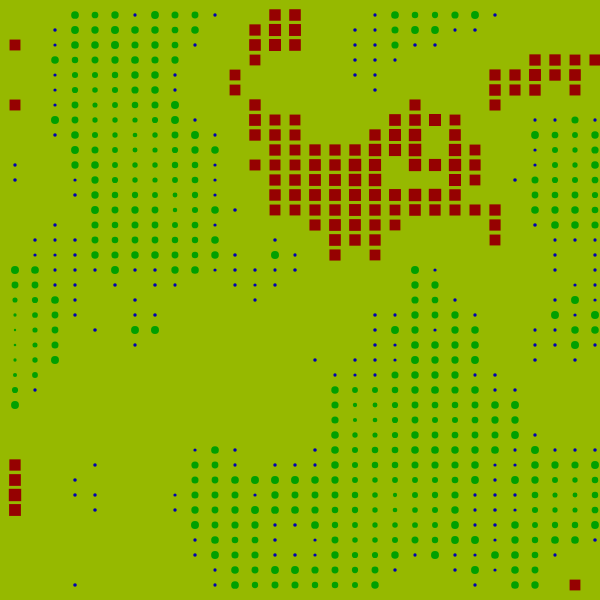
Frame 1 (no input)
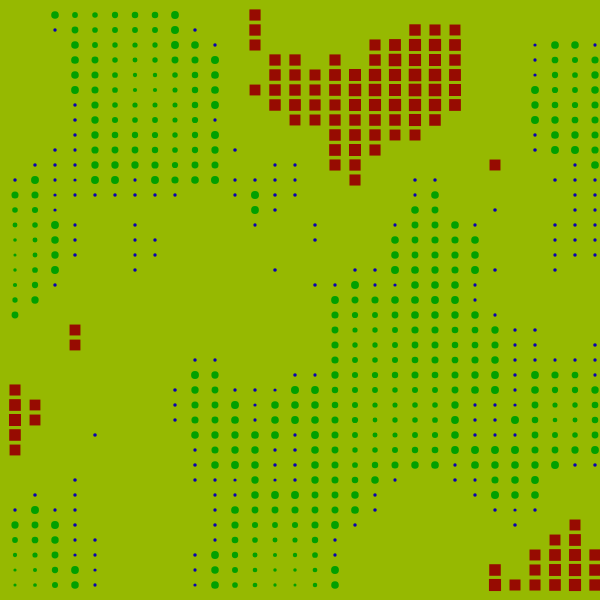
Frame 60 (no input)
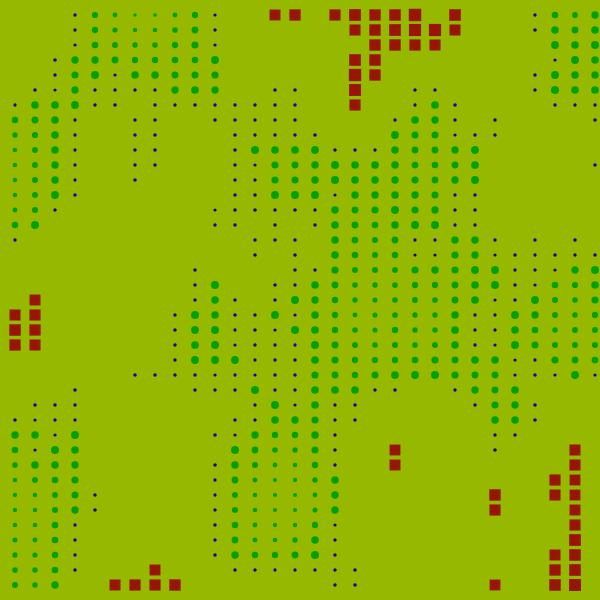
Frame 120 (the mouse pressed at the canvas centre since frame 60)

The p5.js sketch that drew these frames (run headless with seeded random() and noise() and a simulated clock; from frame 60 on, the mouse is pressed at the canvas centre):

// p5.js sketch
// ── sketch.js
//Based on Justin's Mapping Noise example at https://compform.net/noise/

// require https://cdnjs.cloudflare.com/ajax/libs/p5.js/0.5.14/p5.js

function setup() {
  let cnv = createCanvas(600, 600);
  ellipseMode(CENTER);
  rectMode(CENTER)
  noStroke();
  // frameRate(60);
}


function draw() {
  let n;
  // background(n*millis(),48*n,160);
  background(150, 185, noise(millis() + 0.0002));


  for (let y = 15; y < height; y += 15) {
    for (let x = 15; x < width; x += 20) {

      // vary over x
      // n = noise(x);

      // vary over y
      // n = noise(y);

      // vary over x + y
      // n = noise(x + y);

      // vary over x and y
      // n = noise(x, y);
      // n = noise(x*.01, y*.01);
      // n = noise(x*.01, y*.05);
      // n = noise(x*.05, y*.01);

      // vary over x + time;
      // n = noise(x + millis() * .001);
      // n = noise(x * .002 + millis() * .001);

      // vary x and time, y
      // n = noise(x * .002 + millis() * .00001, y);
      n = noise(x * .007, y * .006 + millis() * .0005, millis() * 0.0001);

      // vary over x and time
      // n = noise(x, millis() * .001);

      // vary over y and time
      // n = noise(y, millis() * .001);

      // vary over x and y and time
      // n = noise(x, y, millis() * .0001);
      //n = noise(x*.003, y*.003, millis() * .001);

      // vary over distance from center
      // n = noise(dist(300, 300, x, y) * .03);
      // n = noise(dist(300, 300, x, y) * .03, millis() * .001);
      // n = noise(dist(300, 300, x, y) * .03 +  millis() * .001);



      if (n > 0.1 & n < 0.4) {
        let diameter = n * 20;
        fill(0.001 * millis(), 160, 0.0004 * millis());
        ellipse(x, y, diameter, diameter);
      } else if (n > 0.4 & n < 0.45) {
        let diameter = n * 8;
        fill(0.01 * millis(), 0.0004 * millis(), 180);
        ellipse(x, y, diameter, diameter);
      } else if (n > 0.6 & n < 0.7) {
        let side = n * 18;
        fill(150 + 0.001 * millis(), 0.01 * millis() + n, n);
        square(x, y, side);
      }


    }
  }

}
